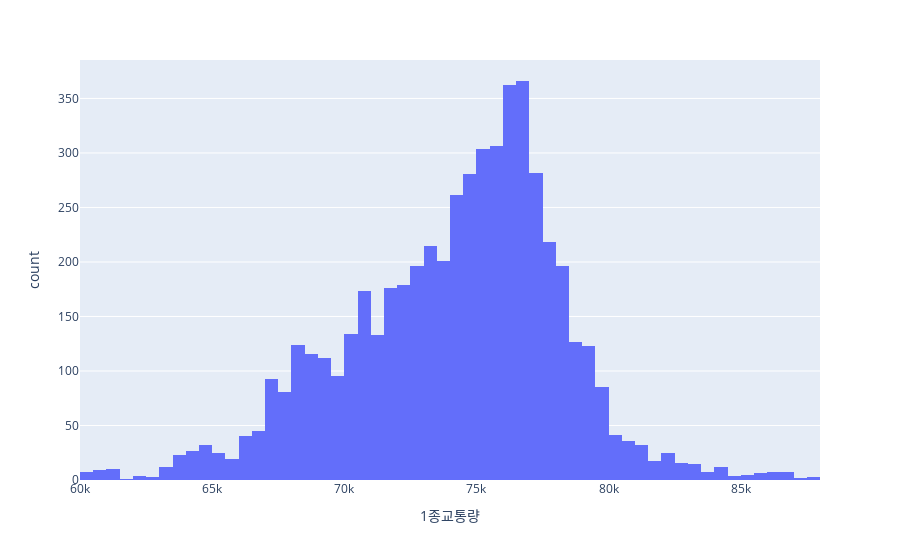

The cell this chart's notebook holds for it:
### Markdown cell above
### 이동평균그래프의 이상치 확인
- 이상치 없이 분포가 있음 확인

### Code cell
fig = px.histogram(agg, x="1종교통량", 
#                    nbins=20
                  )
fig.show()

### Figure 1 — Plotly figure (JSON) as saved in the notebook; plotly's stock layout.template omitted (floating-point values rounded to 4 significant figures; data arrays with more than 128 entries replaced by an {"elided": "..."} marker saying what was removed)
{"data": [{"alignmentgroup": "True", "bingroup": "x", "hoverlabel": {"namelength": 0}, "hovertemplate": "1종교통량=%{x}<br>count=%{y}", "legendgroup": "", "marker": {"color": "#636efa"}, "name": "", "offsetgroup": "", "orientation": "v", "showlegend": false, "type": "histogram", "x": {"elided": "5460 float values"}, "xaxis": "x", "yaxis": "y"}], "layout": {"barmode": "relative", "legend": {"tracegroupgap": 0}, "margin": {"t": 60}, "xaxis": {"anchor": "y", "domain": [0, 1], "title": {"text": "1종교통량"}}, "yaxis": {"anchor": "x", "domain": [0, 1], "title": {"text": "count"}}}}
